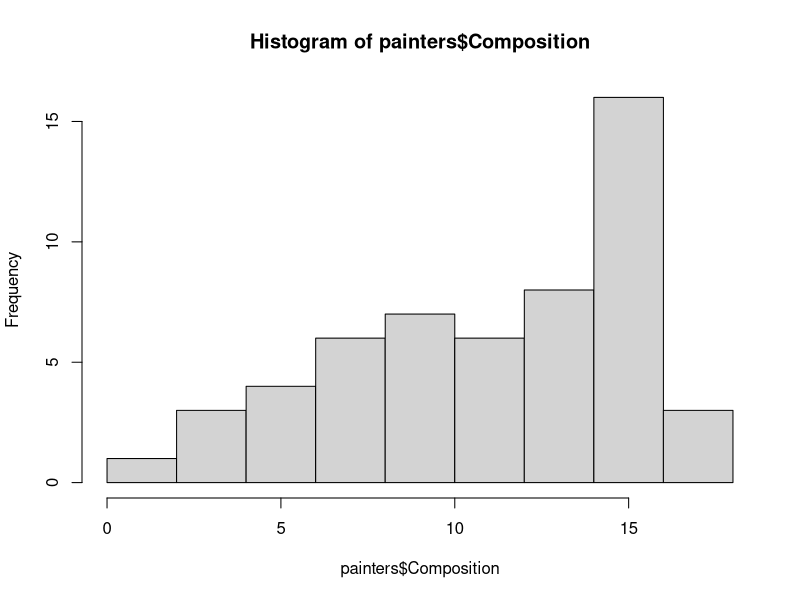
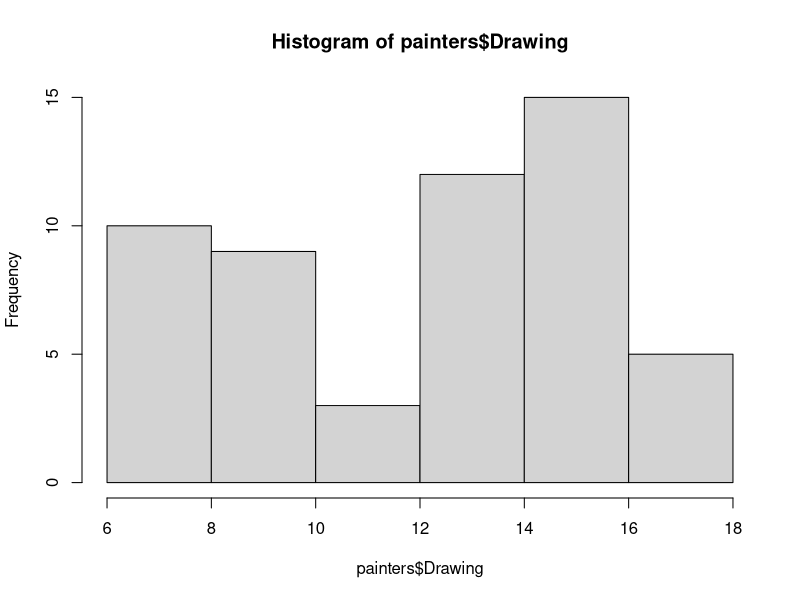
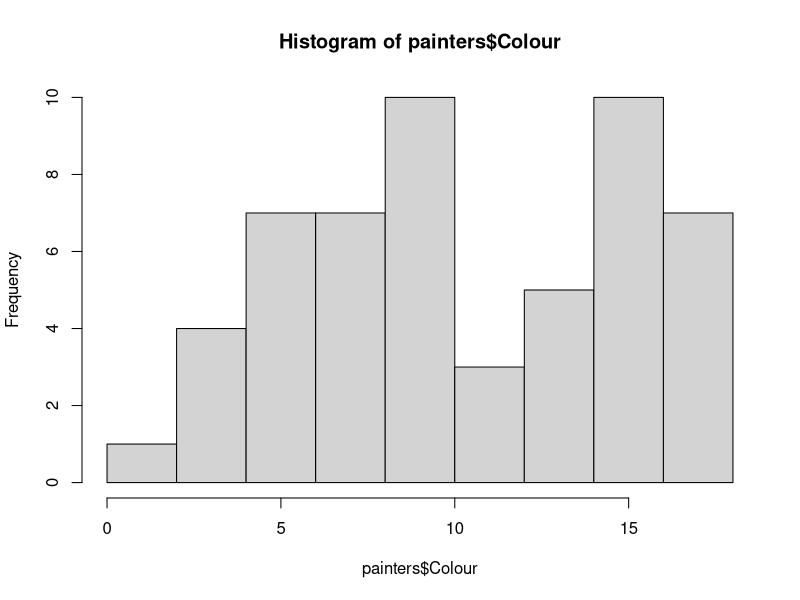
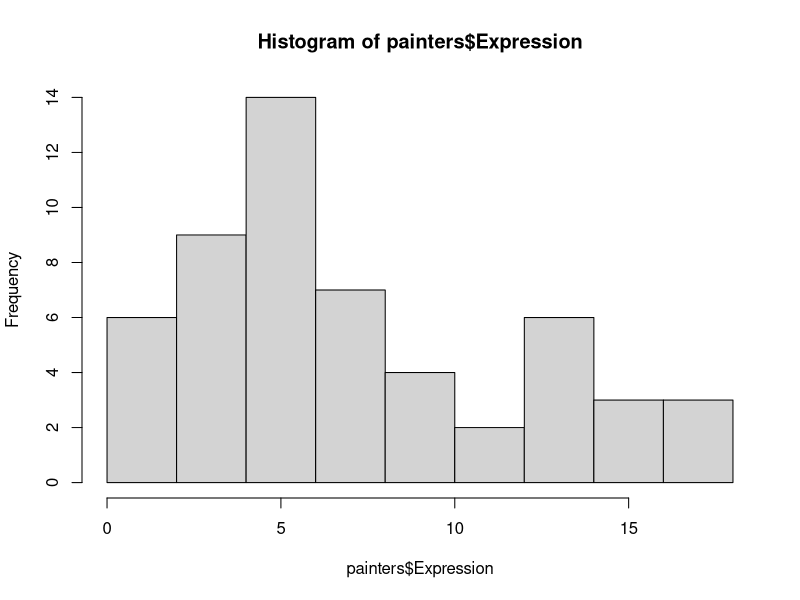

These figures' R source, in order: (Note: this script raises an error after producing the figures.)
# Etude de peintres

library(MASS)
head(painters)

# tableau = painters

# 1

hist(painters$Composition)
hist(painters$Drawing)
hist(painters$Colour)
hist(painters$Expression)
hist(painters$School)

# afficher plusieurs graphes dans une meme fenetre 
par(mfrow=c(2,2))

# 2
(moyenne <- (painters[,1] + painters[,2] + painters[,3] + painters[,4])/4)

# 3
(moy_emp <- sum(moyenne)/nrow(painters))

n <- length(moyenne)
x <- sum(moyenne)/n
# var non corrigee
sum((moyenne-x)^2)/(n)
# var corrigee
sum((moyenne-x)^2)/(n-1)

# 4
mean(moyenne)
var(moyenne)
sd(moyenne)

# 5
hist(moyenne)

# Calcul de probabilites

# 6 

# Prefixe pour les lois
# d : fonction de densite
# p : fonction de repartition
# q : fractiles
# r : generateur de nombres aleatoires

# unif
# norm
# pois
# exp
# binom
# t
# chisq
# f

# 6.1 
1 - pnorm(3) # pareil
1 - pnorm(3, mean=0, sd=1)

# 6.2
pnorm(42, mean=35, sd=6)
pnorm((42-35)/6)

# 6.3
pnorm(50, mean=35, sd=6) - pnorm(40, mean=35, sd=6)

# 6.4
# on utilise la fonction de densite car fonction discrete
dbinom(4, 5, 0.5)
dbinom(9, 10, 0.5)
dbinom(29, 30, 0.5)

# 6.5

sum(dbinom(15:20, 20, 0.5))
# ou bien
1 - pbinom(14, 20, 0.5) # 14 car fonction discrete

# 6.6

sum(dbinom(10:15, 20, 0.5))
pbinom(15, 20, 0.5) - pbinom(9, 20, 0.5)

# 7.1

qnorm(0.05, mean=0, sd=1)
qnorm(0.1, mean=0, sd=1)
qnorm(0.9, mean=0, sd=1)

# 7.2

qchisq(0.05, df=10)
qchisq(0.1, df=10)
qchisq(0.9, df=10)

# 7.3

qt(0.05, df=5)
qt(0.1, df=5)
qt(0.9, df=5)

# 7.4

qf(0.05, df1=2, df2=5)
qf(0.1, df1=2, df2=5)
qf(0.9, df1=2, df2=5)


# Implementation d'une loi de probabilite

# 8 

 dloi <- function(x,b){
 	if(x<0 | x>b) stop('non definie pour x<0 ou x>b')
 	a <- 2/b^2
	res <- a*x
	res[x<0] <- 0
	res[x>b] <- 0
 	return(res)
 }
# marche ?
# le if ne prend pas en parametre des vecteurs -> boucle for qui parcourt le vecteur
 dloi <- function(x,b){
 	a <- 2/b^2
 	res <- a*x
	if(x < 0){res<- 0}
	if(x > b){res<- 0}
 	return(res)
 }

# 9 

 dloi(c(-1,0,1,2,3,4,5),3)
 
 # visualisation
 
 curve(dloi(x,3), from=-5, to=5)
 
 #10
 
 ploi <- function(x,b){
 	if(x<=0 | x>b) stop('non definie pour x<=0 ou x>b')
 	res <- (x^2)/(b^2)
 	res[x<=0] <- 0
 	res[x>b] <- 1
 	return(res)
 }
 
 # 11
 
 curve(ploi(x,3), from=-5, to=5)

# 12

 qloi <- function(alpha,b){
 	if(alpha==0 | alpha==1) stop('non definie pour alpha=0 ou alpha=1')
 	res <- b*sqrt(alpha)
 	res[alpha=0] <- 0
 	res[alpha=1] <- b
 	return(res)
 }

# y = x^2/b^2
# y = alpha^2/b^2

# 13

# 14

rloi <- function(n,b){
	runif(n, min=0, max=b)
}

# 15
echantillon <- rloi(1000,3)
hist(echantillon, breaks=c(10, 50, 100, 1000))








